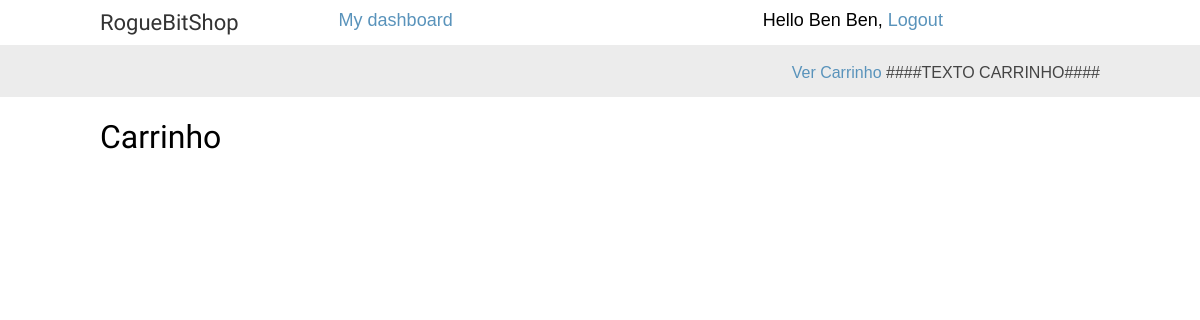
The page /carrinho/ (signed in) on the database as committed earlier.
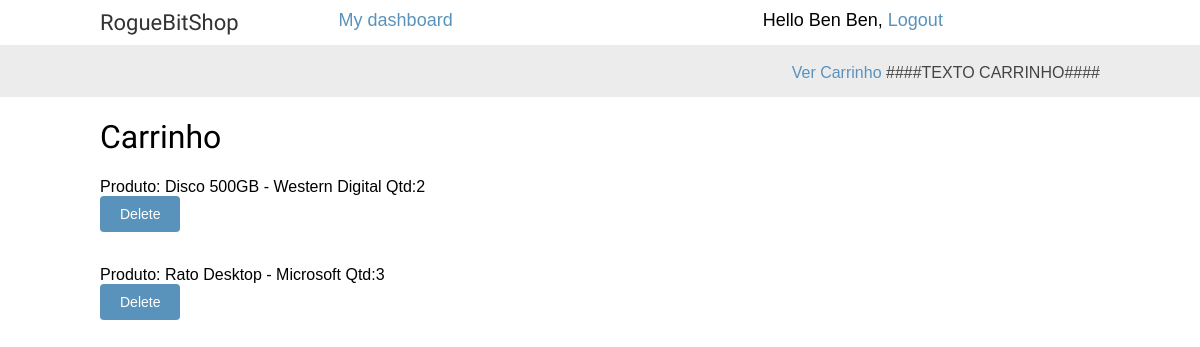
The same page on the database as committed later.
### shop/models.py (models this page shows, shortened)
class Item(models.Model):
    item = models.ForeignKey(Produto, on_delete=models.CASCADE, null=True)
    carrinho = models.ForeignKey(Carrinho, on_delete=models.CASCADE, null=True)
    quantidade = models.PositiveIntegerField()
    class Meta:
        unique_together = ('item', 'carrinho')
    def __str__(self):
        return str(self.item.nome)

class Produto(models.Model):
    subcategoria = models.ForeignKey(SubCategoria, on_delete=models.CASCADE)
    nome = models.CharField(max_length=200, db_index=True)
    slug = models.SlugField(max_length=200, db_index=True)
    imagem = models.ImageField(upload_to='products/%Y/%m/%d', blank=True)
    descricao = models.TextField(max_length=300, blank=True)
    preco = models.DecimalField(max_digits=10, decimal_places=2)
    stock = models.PositiveIntegerField()
    disponivel = models.BooleanField(default=True)
    criado = models.DateTimeField(auto_now_add=True)
    atualizado = models.DateTimeField(auto_now=True)
    class Meta:
        ordering = ('nome',)
        index_together = (('id', 'slug'),)

### shop/views.py (the view)
# urls.py: url(r'^carrinho/$', views.mostrar_carrinho, name="mostrar_carrinho"),
def mostrar_carrinho(request):
        utilizador = request.user
        carrinho = Carrinho.objects.filter(utilizador=utilizador).first()
        itens = Item.objects.filter(carrinho = carrinho)
        return render(request, 'shop/cart.html', {'itens': itens})

### shop/templates/shop/cart.html (shortened to what this page needs)
{% extends "shop/base.html" %}
{% load static %}
{% block content %}
    <div>
        <h1>Carrinho</h1>
        {% for item in itens %}
            Produto: {{ item }} Qtd:{{ item.quantidade }}
            <form action="{% url 'shop:cart_item_delete' item.pk %}" method="post">
                <input type="submit" value="Delete" />
            </form>
            <br/>
        {% endfor %}
    </div>
{% endblock %}

### shop/templates/shop/base.html (shortened to what this page needs)
{% load static %}
<html>
    <head>
        <link href="{% static "css/base.css" %}" rel="stylesheet">
    </head>
    <body>
        <div id="header">
            <a href="/" class="logo">RogueBitShop</a>
            <div>
                {% if request.user.is_authenticated %}
                    <a href="{% url "shop:dashboard" %}">My dashboard</a>
                    <span>Hello {{ request.user.first_name }},</span>
                    <a href="{% url "shop:loggedout" %}">Logout</a>
                {% else %}
                    <a href="{% url "shop:login" %}">Log-in</a>
                    <span style="display:inline-block; width: 2%;"></span><a href = "{% url "shop:register" %}"> Registar </a>
                {% endif %}
            </div>
        </div>
        <div id="subheader">
            <div class="cart">
                {% if request.user.is_authenticated %}
                    <a href="{% url "shop:mostrar_carrinho" %}">Ver Carrinho</a>
                    ####TEXTO CARRINHO####
                {% endif %}
            </div>
        </div>
        <div id="content">
            {% block content %}
            {% endblock %}
        </div>
    </body>
</html>

### shop/static/css/base.css (style rules this page uses)
body { margin:0; padding:0; font-family:helvetica, sans-serif; }
h1, h2, h3, h4, h5 , h6 { font-family: 'Ubuntu', sans-serif; font-weight:normal; }
a { text-decoration:none; color:#5993bb; }
a.button, input[type="submit"] { color:#fff; background:#5993bb; border-radius:4px; padding:10px 20px; font-size:14px; border:0; }
#header { padding:10px 100px; font-size:18px; overflow:auto; }
#subheader { background:#ececec; color:#444; padding:15px 100px; overflow:auto; }
#header .logo { font-family: 'Ubuntu', sans-serif; float:left; color:#333; font-size:22px; margin-right:10%; }
#subheader .cart { float:right; padding-top:4px; }
#content { padding:0 100px; overflow:hidden; }

Rows that differ between the two databases and show on the page:
added Item: item.nome "Disco 500GB - Western Digital", quantidade "2"
added Item: item.nome "Rato Desktop - Microsoft", quantidade "3"
